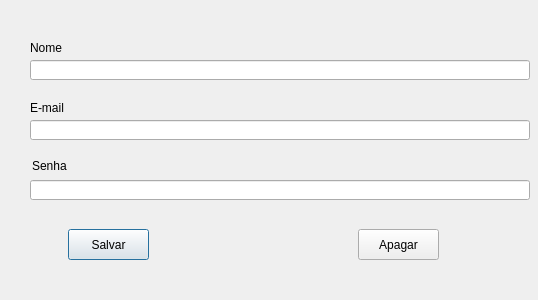
<?xml version="1.0" encoding="UTF-8"?>
<ui version="4.0">
 <class>CadastroUsuario</class>
 <widget class="QDialog" name="CadastroUsuario">
  <property name="geometry">
   <rect>
    <x>0</x>
    <y>0</y>
    <width>538</width>
    <height>300</height>
   </rect>
  </property>
  <property name="windowTitle">
   <string>Dialog</string>
  </property>
  <widget class="QPushButton" name="pbSalvarEditar">
   <property name="geometry">
    <rect>
     <x>68</x>
     <y>229</y>
     <width>81</width>
     <height>31</height>
    </rect>
   </property>
   <property name="text">
    <string>Salvar</string>
   </property>
  </widget>
  <widget class="QPushButton" name="pbApagar">
   <property name="geometry">
    <rect>
     <x>358</x>
     <y>229</y>
     <width>81</width>
     <height>31</height>
    </rect>
   </property>
   <property name="font">
    <font>
     <weight>50</weight>
     <bold>false</bold>
    </font>
   </property>
   <property name="text">
    <string>Apagar</string>
   </property>
  </widget>
  <widget class="QLineEdit" name="leLogin">
   <property name="geometry">
    <rect>
     <x>30</x>
     <y>120</y>
     <width>500</width>
     <height>20</height>
    </rect>
   </property>
  </widget>
  <widget class="QLabel" name="label_2">
   <property name="geometry">
    <rect>
     <x>30</x>
     <y>100</y>
     <width>61</width>
     <height>16</height>
    </rect>
   </property>
   <property name="text">
    <string>E-mail</string>
   </property>
  </widget>
  <widget class="QLineEdit" name="leSenha">
   <property name="geometry">
    <rect>
     <x>30</x>
     <y>180</y>
     <width>500</width>
     <height>20</height>
    </rect>
   </property>
  </widget>
  <widget class="QLabel" name="label_4">
   <property name="geometry">
    <rect>
     <x>32</x>
     <y>161</y>
     <width>61</width>
     <height>10</height>
    </rect>
   </property>
   <property name="text">
    <string>Senha</string>
   </property>
  </widget>
  <widget class="QLabel" name="label_3">
   <property name="geometry">
    <rect>
     <x>30</x>
     <y>40</y>
     <width>61</width>
     <height>16</height>
    </rect>
   </property>
   <property name="text">
    <string>Nome</string>
   </property>
  </widget>
  <widget class="QLineEdit" name="leNome">
   <property name="geometry">
    <rect>
     <x>30</x>
     <y>60</y>
     <width>500</width>
     <height>20</height>
    </rect>
   </property>
  </widget>
 </widget>
 <resources/>
 <connections/>
</ui>
